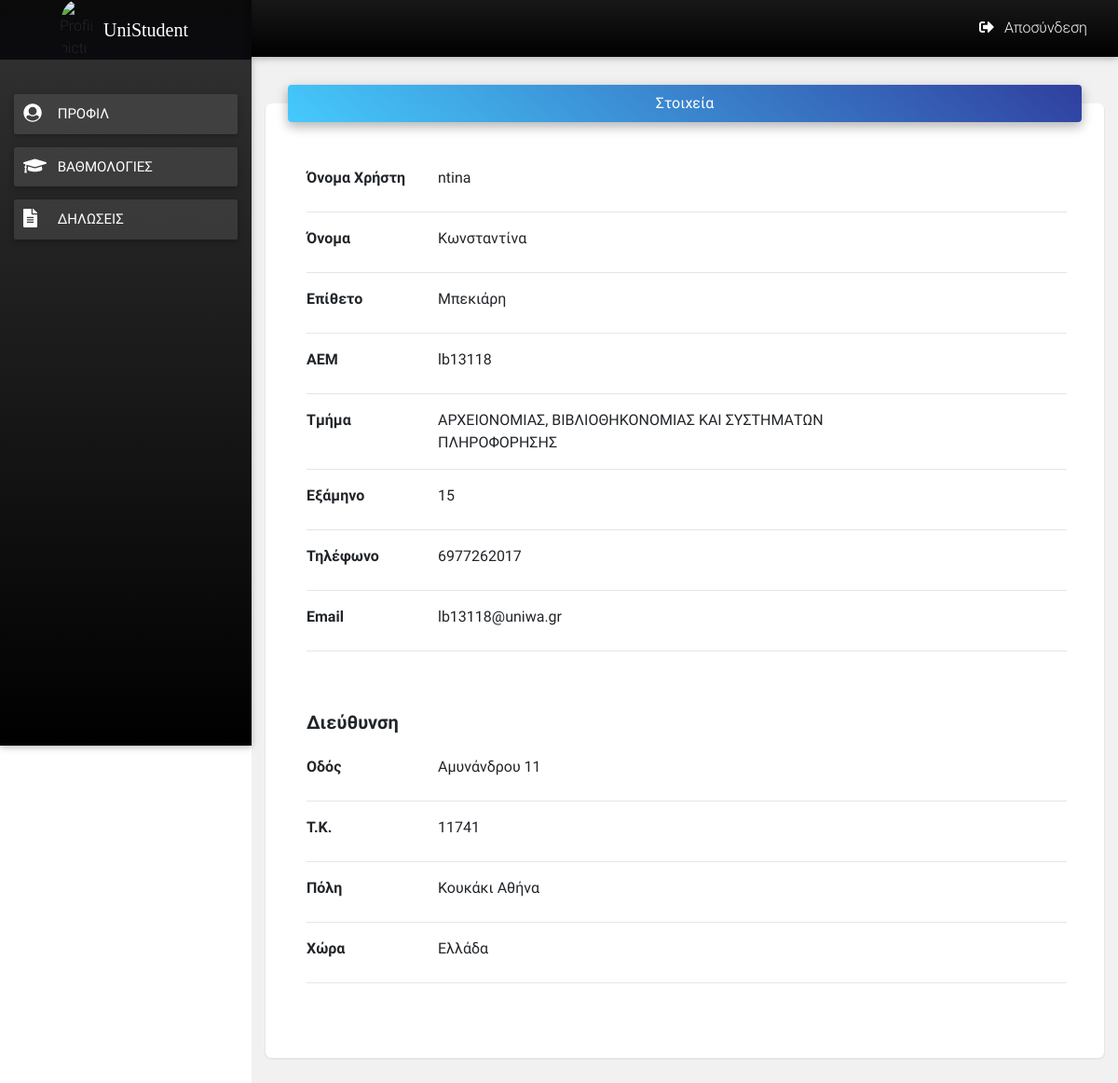
Screenshot of /profile.php (signed in) with the database file from the repository.
### tables this page shows
CREATE TABLE `uni_users` (
  `id` int(11) NOT NULL,
  `username` varchar(32) NOT NULL,
  `password` varchar(255) NOT NULL,
  `last_ip` varchar(12) DEFAULT NULL,
  `name` varchar(255) NOT NULL,
  `surname` varchar(255) NOT NULL,
  `aem` varchar(8) NOT NULL,
  `department` varchar(255) NOT NULL,
  `current_semester` tinyint(3) UNSIGNED NOT NULL,
  `phone` varchar(14) NOT NULL,
  `email` varchar(255) NOT NULL,
  `street` varchar(255) NOT NULL,
  `postal_code` mediumint(8) UNSIGNED NOT NULL,
  `town` varchar(255) NOT NULL,
  `country` varchar(255) NOT NULL
);

### profile.php (the view, shortened to what this page needs)
<?php
require_once './functions.php';
$query = "SELECT username, name, surname, aem, department, current_semester, phone, email, street, postal_code, town, country FROM uni_users WHERE id LIKE ?";
if( $stmt = $mysqli->prepare( $query ) )
{
    $stmt->bind_param('s', $_SESSION['uid']);
    $stmt->execute();
    $res = $stmt->get_result();
    $response = $res->fetch_all(MYSQLI_ASSOC);
    $response = $response[0];
}
else
{
    $response = 'ERROR: ' . $mysqli->connect_error;
}
?>
<!DOCTYPE html>
<html lang="el">
<head>
  <link rel="stylesheet" href="./css/normalize.css">
  <link rel="stylesheet" href="../css/bootstrap.min.css">
  <link rel="stylesheet" href="./css/mdb.min.css">
  <link rel="stylesheet" href="./css/styles.css">
</head>
<body>
  <div class="wrapper">
    <nav id="sidebar" class="navbar sticky-top">
      <div class="navbar-header">
        <img src="./img/panepisthmio-dut-attikhs.png" class="rounded-circle" alt="Profile picture">
        <h5 class="navbar-brand m-1 text-white pl-2">UniStudent </h5>
      </div>
      <ul class="navbar-nav">
        <li class="nav-item active">
          <a href="./profile.php" class="nav-link btn btn-block btn-lg">
            <i class="fas fa-user-circle fa-lg mr-1"></i>
            <span>Προφιλ</span>
          </a>
        </li>
        <li class="nav-item btn-group">
          <a href="./grades.php" class="nav-link btn btn-block btn-lg">
            <i class="fas fa-graduation-cap fa-lg mr-1"></i>
            <span>Βαθμολογίες</span>
          </a>
	    </li>
       <li class="nav-item">
          <a href="./statements.php" class="nav-link btn btn-block btn-lg">
            <i class="fas fa-file-alt fa-lg mr-1"></i>
            <span>Δηλώσεις</span>
          </a>
        </li>
       </ul>
    </nav>
    <main>
      <nav id="topbar" class="navbar navbar-expand-md sticky-top">
        <div class="navbar-collapse collapse" id="topbar-items">
          <ul class="navbar-nav ml-auto">
            <li class="nav-item">
              <a class="nav-link waves-effect waves-light" href="logout.php">
                <i class="fas fa-sign-out-alt"></i>
                <span>Αποσύνδεση</span>
              </a>
            </li>
          </ul>
        </div>
      </nav>
      <div class="content"
        <article class="card card-cascade narrower">
          <section class="view gradient-card-header blue-gradient narrower py-2 mx-4 mb-3 d-flex justify-content-center align-items-center">
            <span class="white-text mx-3">Στοιχεία</span>
          </section>
          <section class="px-4 pb-5">
            <section class="table-wrapper">
                <div class="row">
                    <div class="col-12">
                        <div class="tab-content ml-1" id="myTabContent">
                            <div class="tab-pane fade show active" id="basicInfo" role="tabpanel" aria-labelledby="basicInfo-tab">
                                <div class="row">
                                    <div class="col-sm-3 col-md-2 col-5">
                                        <label style="font-weight:bold;">Όνομα Χρήστη</label>
                                    </div>
                                    <div class="col-md-8 col-6">
                                        <?php echo $response['username']; ?>
                                    </div>
                                </div>
                                <hr />
                                <div class="row">
                                    <div class="col-sm-3 col-md-2 col-5">
                                        <label style="font-weight:bold;">Όνομα</label>
                                    </div>
                                    <div class="col-md-8 col-6">
                                        <?php echo $response['name']; ?>
                                    </div>
                                </div>
                                <hr />
                                <div class="row">
                                    <div class="col-sm-3 col-md-2 col-5">
                                        <label style="font-weight:bold;">Επίθετο</label>
                                    </div>
                                    <div class="col-md-8 col-6">
                                        <?php echo $response['surname']; ?>
                                    </div>
                                </div>
                                <hr />
                                <div class="row">
                                    <div class="col-sm-3 col-md-2 col-5">
                                        <label style="font-weight:bold;">ΑΕΜ</label>
                                    </div>
                                    <div class="col-md-8 col-6">
                                        <?php echo $response['aem']; ?>
                                    </div>
                                </div>
                                <hr />
                                <div class="row">
                                    <div class="col-sm-3 col-md-2 col-5">
                                        <label style="font-weight:bold;">Τμήμα</label>
                                    </div>
                                    <div class="col-md-8 col-6">
                                        <?php echo $response['department']; ?>
                                    </div>
                                </div>
                                <hr />
                                <div class="row">
                                    <div class="col-sm-3 col-md-2 col-5">
                                        <label style="font-weight:bold;">Εξάμηνο</label>
                                    </div>
                                    <div class="col-md-8 col-6">
                                        <?php echo $response['current_semester']; ?>
                                    </div>
                                </div>
                                <hr />
                                <div class="row">
                                    <div class="col-sm-3 col-md-2 col-5">
                                        <label style="font-weight:bold;">Τηλέφωνο</label>
                                    </div>
                                    <div class="col-md-8 col-6">
                                        <?php echo $response['phone']; ?>
                                    </div>
                                </div>
                                <hr />
                                <div class="row">
                                    <div class="col-sm-3 col-md-2 col-5">
                                        <label style="font-weight:bold;">Email</label>
                                    </div>
                                    <div class="col-md-8 col-6">
                                        <?php echo $response['email']; ?>
                                    </div>
                                </div>
                                <hr />
                                <div class="row pt-5 pb-3">
                                    <div class="col-12">
                                        <h5 style="font-weight:bold;">Διεύθυνση</h5>
                                    </div>
                                </div>
                                <div class="row">
                                    <div class="col-sm-3 col-md-2 col-5">
                                        <label style="font-weight:bold;">Οδός</label>
                                    </div>
                                    <div class="col-md-8 col-6">
                                        <?php echo $response['street']; ?>
                                    </div>
                                </div>
                                <hr />
                                <div class="row">
                                    <div class="col-sm-3 col-md-2 col-5">
                                        <label style="font-weight:bold;">Τ.Κ.</label>
                                    </div>
                                    <div class="col-md-8 col-6">
                                        <?php echo $response['postal_code']; ?>
                                    </div>
                                </div>
                                <hr />
                                <div class="row">
                                    <div class="col-sm-3 col-md-2 col-5">
                                        <label style="font-weight:bold;">Πόλη</label>
                                    </div>
                                    <div class="col-md-8 col-6">
                                        <?php echo $response['town']; ?>
                                    </div>
                                </div>
                                <hr />
                                <div class="row">
                                    <div class="col-sm-3 col-md-2 col-5">
                                        <label style="font-weight:bold;">Χώρα</label>
                                    </div>
                                    <div class="col-md-8 col-6">
                                        <?php echo $response['country']; ?>
                                    </div>
                                </div>
                                <hr />
                            </div>
                        </div>
                    </div>
                </div>
            </section>
          </section>
        </article>
      </div>
   </main>
</div>
</body>
</html>

### styles.css (style rules this page uses)
.wrapper { display: grid; grid-template-columns: 270px 1fr; grid-template-areas: "sidebar main"; min-width: 300px; }
#sidebar { grid-area: sidebar; width: 100%; height: 100vh; display: flex; flex-direction: column; align-items: stretch; justify-content: flex-start; padding: 0 !important; background-image: linear-gradient(rgba(0, 0, 2, 0.8), rgba(0, 0, 0, 1)); }
#sidebar .navbar-header { display: flex; align-items: center; justify-content: center; background-image: linear-gradient(rgba(0, 0, 0, 0.8), rgba(2, 2, 7, 0.8)); }
#sidebar .navbar-header .navbar-brand { font-family: lobster; }
#sidebar .navbar-nav { margin: 30px 15px; }
#sidebar .navbar-header img { width: 35px; }
#sidebar .btn { margin: 7px 0; padding: 10px; text-transform: uppercase; text-align: left; background: linear-gradient(rgba(238, 238, 238, 0.1), rgba(255, 255, 255, 0.1)); }
#sidebar .nav-link { display: grid; grid-template-columns: 1fr 4fr 1fr; }
main { grid-area: main; display: grid; grid-template-areas: "topbar" "content"; background-color: rgb(241, 241, 241); }
#topbar { grid-area: topbar; width: 100%; display: flex; margin-bottom: 30px; line-height: 1.8; background-image: linear-gradient(rgba(0, 0, 0, 0.9), rgba(0, 0, 0, 1)); height: min-content; }
#topbar-items .nav-link { text-align: center; padding-right: 10px; padding-left: 10px; color: white; }
#topbar-items .nav-link span { margin-right: 7px; margin-left: 7px; }
.content { grid-area: content; display: flex; flex-direction: column; align-items: center; width: 100%; }
.content .card { margin-bottom: 30px; min-width: 300px; width: 60%; box-shadow: 0px 1px 0px 1px rgba(103, 101, 109, 0.08); border-radius: 6px; }

### profile.php (style rules this page uses)
.content .card { min-width: 900px; width: 85%; }

### rows the page displays
uni_users: username "ntina", name "Κωνσταντίνα", surname "Μπεκιάρη", aem "lb13118", department "ΑΡΧΕΙΟΝΟΜΙΑΣ, ΒΙΒΛΙΟΘΗΚΟΝΟΜΙΑΣ ΚΑΙ ΣΥΣΤΗΜΑΤΩΝ ΠΛΗΡΟΦΟΡΗΣΗΣ", current_semester "15", phone "6977262017", email "lb13118@uniwa.gr", street "Αμυνάνδρου 11", postal_code "11741", town "Κουκάκι Αθήνα", country "Ελλάδα"
